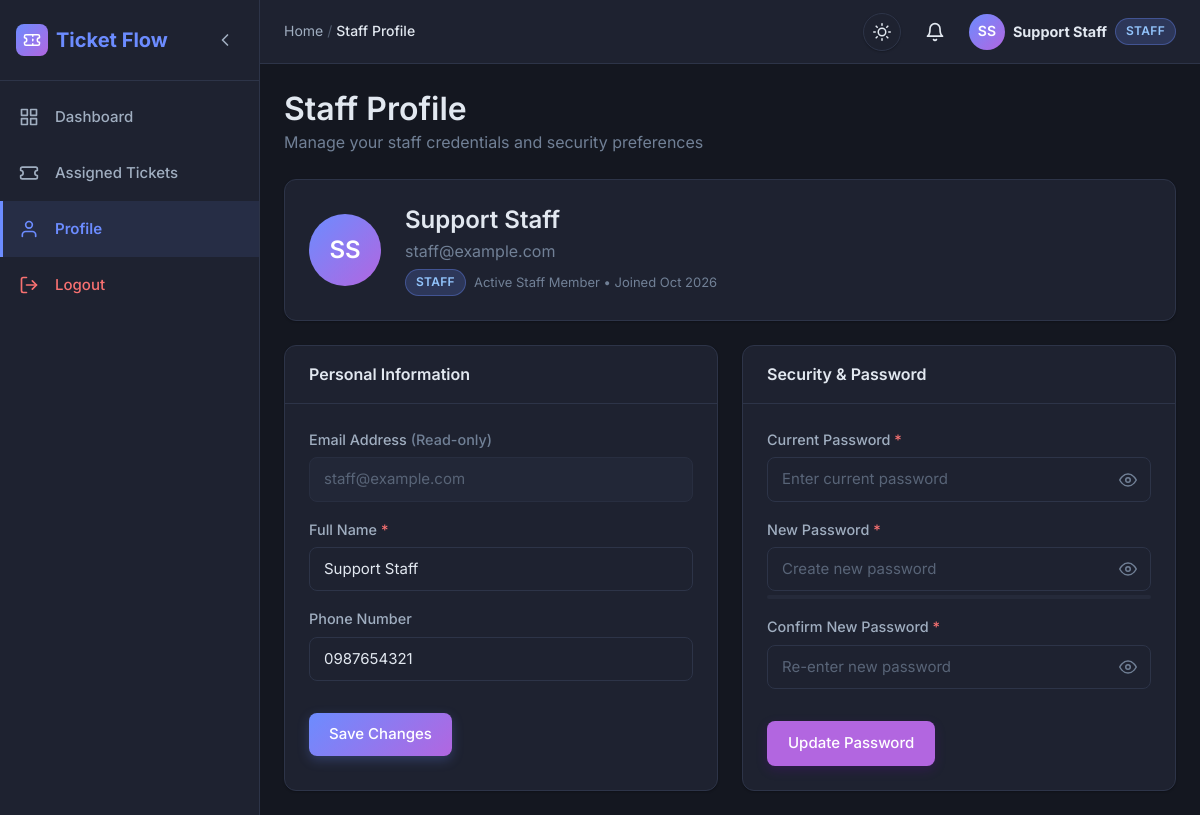
The app's page /staff/profile.php (signed in) with its own data.
### tables this page shows
CREATE TABLE IF NOT EXISTS users (
    id INT AUTO_INCREMENT PRIMARY KEY,
    name VARCHAR(100) NOT NULL,
    email VARCHAR(100) NOT NULL UNIQUE,
    password VARCHAR(255) NOT NULL,
    role ENUM('user', 'staff', 'admin') DEFAULT 'user',
    phone VARCHAR(20),
    status ENUM('active', 'inactive') DEFAULT 'active',
    created_at TIMESTAMP DEFAULT CURRENT_TIMESTAMP,
    updated_at TIMESTAMP DEFAULT CURRENT_TIMESTAMP ON UPDATE CURRENT_TIMESTAMP
);

### includes/auth.php (called while the page is built, shortened)
<?php
function isLoggedIn() {
    return isset($_SESSION['user_id']);
}
function currentUser() {
    if (isLoggedIn()) {
        return [
            'id' => $_SESSION['user_id'],
            'name' => $_SESSION['user_name'],
            'email' => $_SESSION['user_email'],
            'role' => $_SESSION['role']
        ];
    }
    return null;
}
?>

### includes/notifications.php (called while the page is built, shortened)
<?php
function getUnreadNotificationCount($pdo, $userId) {
    try {
        $stmt = $pdo->prepare("SELECT COUNT(*) FROM notifications WHERE user_id = ? AND is_read = FALSE");
        $stmt->execute([$userId]);
        return (int) $stmt->fetchColumn();
    } catch (PDOException $e) {
        return 0;
    }
}
?>

### staff/profile.php (the view, shortened to what this page needs)
<?php
require_once "../config/database.php";
require_once "../includes/auth.php";
$user_id = $_SESSION['user_id'];
try {
    $stmt = $pdo->prepare("SELECT name, email, phone, role, created_at FROM users WHERE id = :id");
    $stmt->bindParam(":id", $user_id);
    $stmt->execute();
    $userData = $stmt->fetch();
} catch (PDOException $e) {
    die("Error fetching profile.");
}
$pageTitle = "Staff Profile";
require_once "../includes/header.php";
?>
<div class="dashboard-wrapper">
    <?php require_once "../includes/sidebar.php"; ?>
    <div class="main-content">
        <?php require_once "../includes/navbar.php"; ?>
        <div class="dashboard-content">
            <div class="page-header">
                <div>
                    <h2>Staff Profile</h2>
                    <p class="text-muted mb-0">Manage your staff credentials and security preferences</p>
                </div>
            </div>
            <div class="card" style="margin-bottom: var(--space-lg); padding: var(--space-lg);">
                <div style="display: flex; align-items: center; gap: var(--space-lg); flex-wrap: wrap;">
                    <div class="user-avatar" style="width: 72px; height: 72px; font-size: 1.5rem;">
                        <?= htmlspecialchars($initials) ?>
                    </div>
                    <div>
                        <h3 style="margin-bottom: var(--space-xs);"><?= htmlspecialchars($userData['name']) ?></h3>
                        <p class="text-muted" style="margin-bottom: var(--space-xs);"><?= htmlspecialchars($userData['email']) ?></p>
                        <div style="display: flex; gap: var(--space-sm); align-items: center;">
                            <span class="badge badge-role-staff" style="text-transform: uppercase;">
                                <?= htmlspecialchars($userData['role']) ?>
                            </span>
                            <span class="text-muted" style="font-size: 0.8125rem;">
                                Active Staff Member &bull; Joined <?= date('M Y', strtotime($userData['created_at'])) ?>
                            </span>
                        </div>
                    </div>
                </div>
            </div>
            <div class="profile-grid">
                <div class="card">
                    <div class="card-header">
                        <span style="font-weight: 600;">Personal Information</span>
                    </div>
                    <div class="card-body">
                        <form action="profile.php" method="POST">
                            <div class="form-group">
                                <label for="email">Email Address <span class="text-muted">(Read-only)</span></label>
                                <input type="email" id="email" class="form-control" value="<?= htmlspecialchars($userData['email']) ?>" disabled>
                            </div>
                            <div class="form-group">
                                <label for="name">Full Name <span class="text-danger">*</span></label>
                                <input type="text" id="name" name="name" class="form-control" value="<?= htmlspecialchars($userData['name']) ?>" required>
                            </div>
                            <div class="form-group">
                                <label for="phone">Phone Number</label>
                                <input type="tel" id="phone" name="phone" class="form-control" value="<?= htmlspecialchars($userData['phone']) ?>" placeholder="+1 234 567 8900">
                            </div>
                            <button type="submit" class="btn btn-primary btn-md" style="margin-top: var(--space-md);">Save Changes</button>
                        </form>
                    </div>
                </div>
                <div class="card">
                    <div class="card-header">
                        <span style="font-weight: 600;">Security & Password</span>
                    </div>
                    <div class="card-body">
                        <form action="profile.php" method="POST">
                            <div class="form-group">
                                <label for="current_password">Current Password <span class="text-danger">*</span></label>
                                <div class="input-group">
                                    <input type="password" id="current_password" name="current_password" class="form-control" required placeholder="Enter current password">
                                    <button type="button" class="password-toggle-btn" aria-label="Toggle password visibility"></button>
                                </div>
                            </div>
                            <div class="form-group">
                                <label for="new_password">New Password <span class="text-danger">*</span></label>
                                <div class="input-group">
                                    <input type="password" id="new_password" name="new_password" class="form-control" required placeholder="Create new password" data-strength-target="staffPasswordStrength">
                                    <button type="button" class="password-toggle-btn" aria-label="Toggle password visibility"></button>
                                </div>
                                <div class="password-strength" id="staffPasswordStrength">
                                </div>
                            </div>
                            <div class="form-group">
                                <label for="confirm_password">Confirm New Password <span class="text-danger">*</span></label>
                                <div class="input-group">
                                    <input type="password" id="confirm_password" name="confirm_password" class="form-control" required placeholder="Re-enter new password">
                                    <button type="button" class="password-toggle-btn" aria-label="Toggle password visibility"></button>
                                </div>
                            </div>
                            <button type="submit" class="btn btn-secondary btn-md" style="margin-top: var(--space-md);">Update Password</button>
                        </form>
                    </div>
                </div>
            </div>
        </div>
    </div>
</div>
<?php require_once "../includes/footer.php"; ?>

### includes/navbar.php (shortened to what this page needs)
<?php
require_once __DIR__ . "/notifications.php";
$user = currentUser();
$unread_count = 0;
if ($user) {
    $unread_count = getUnreadNotificationCount($pdo, $user['id']);
}
$name_parts = explode(" ", trim($user['name'] ?? 'User'));
$initials = strtoupper(substr($name_parts[0], 0, 1));
if (count($name_parts) > 1) {
    $initials .= strtoupper(substr(end($name_parts), 0, 1));
}
$currentTitle = isset($pageTitle) ? htmlspecialchars($pageTitle) : "Dashboard";
?>
<header class="topbar">
    <div class="topbar-left">
        <nav aria-label="Breadcrumb">
            <ol class="breadcrumb">
                <li><a href="dashboard.php">Home</a></li>
                <?php if ($currentTitle !== "Dashboard"): ?>
                    <li class="breadcrumb-separator" aria-hidden="true">/</li>
                    <li class="breadcrumb-current" aria-current="page"><?= $currentTitle ?></li>
                <?php endif; ?>
            </ol>
        </nav>
    </div>
    <div class="topbar-right">
        <button class="theme-toggle" id="themeToggle" onclick="toggleTheme()" title="Switch theme" aria-label="Switch theme" type="button">
            <span id="themeIcon" style="display:inline-flex;align-items:center;justify-content:center;transition:transform 0.3s ease,opacity 0.25s ease;"></span>
        </button>
        <a href="notifications.php" class="notif-bell-wrap" aria-label="Notifications<?= $unread_count > 0 ? ' (' . $unread_count . ' unread)' : '' ?>">
            <svg xmlns="http://www.w3.org/2000/svg" viewBox="0 0 24 24" fill="none" stroke="currentColor" stroke-width="2" stroke-linecap="round" stroke-linejoin="round" aria-hidden="true">
                <path d="M18 8A6 6 0 0 0 6 8c0 7-3 9-3 9h18s-3-2-3-9"/>
                <path d="M13.73 21a2 2 0 0 1-3.46 0"/>
            </svg>
        </a>
        <a href="profile.php" class="user-info" style="text-decoration:none;" title="View Profile">
            <div class="user-avatar" aria-hidden="true"><?= htmlspecialchars($initials) ?></div>
            <div class="user-info-text">
                <strong><?= htmlspecialchars($user['name']) ?></strong>
            </div>
            <span class="badge badge-role-<?= htmlspecialchars(strtolower($user['role'])) ?>" style="text-transform: uppercase;">
                <?= htmlspecialchars($user['role']) ?>
            </span>
        </a>
    </div>
</header>

### records on screen
users: name "SS", name "Support Staff", role "STAFF", email "staff@example.com", created_at "Oct 2026", phone "0987654321"

### other values on screen
$currentTitle "Staff Profile"
